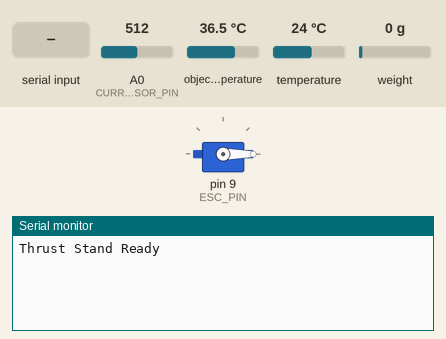
This sketch was run on a simulated Arduino Mega 2560, built with avr-gcc and run on an emulated ATmega2560. Parts: servo, the last lines printed to the serial monitor. Inputs (shaded band) come from the test bench; at power-on: A0 (CURRENT_SENSOR_PIN) = 512, object temperature 36.5 °C, temperature 24 °C, weight on the scale 0 g.

Above: at 2.3 s.
2.4 s: "t\n" received over Serial
6.6 s: "0\n" received over Serial
At 11.3 s:
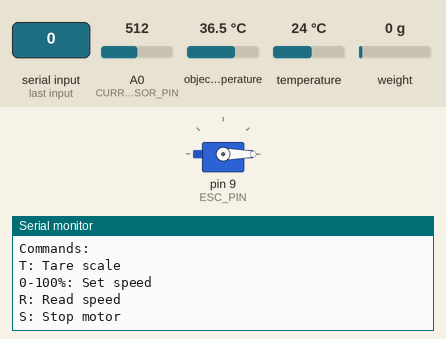
11.6 s: "R\n" received over Serial
At 14.8 s:
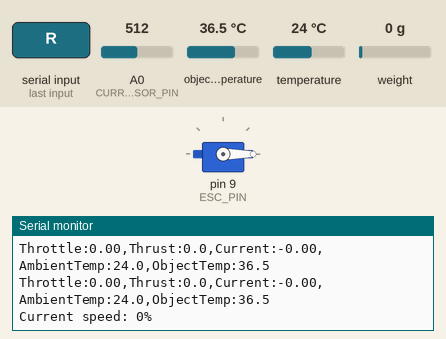

Measured:
- after the input at 6.6 s, the serial monitor: prints a new line after 3.5 s (image 1)
- after the input at 11.6 s, the serial monitor: prints a new line after 2.6 s (image 2)

The sketch:

tb.ino
```cpp
#include <Servo.h>
#include "HX711.h"
#include <Wire.h>
#include <Adafruit_MLX90614.h>

// Pin Configurations
const int ESC_PIN = 9;           // PWM pin for ESC control
const int LOADCELL_DOUT_PIN = 26;
const int LOADCELL_SCK_PIN = 24;
const int CURRENT_SENSOR_PIN = A0;

unsigned long lastDataSendTime = 0;
const unsigned long DATA_SEND_INTERVAL = 1000; // 1 second

// Motor Control Parameters
Servo esc;
const int PWM_MIN = 1050;
const int PWM_MAX = 1950;
int currentSpeed = 0;
int targetSpeed = 0;

// Speed Ramping Configuration
const int SPEED_INCREMENT = 5;
const unsigned long RAMP_DELAY = 75;
unsigned long lastRampTime = 0;

// Sensor Configurations
HX711 scale;
Adafruit_MLX90614 mlx = Adafruit_MLX90614();

// Current Sensor Parameters
const float VOLTAGE_REFERENCE = 5.0;
const float CURRENT_SENSITIVITY = 0.065;
float currentOffset = 0.0;

// String for Serial Command
String inputString = "";
bool stringComplete = false;

void setup() {
  Serial.begin(57600);

  // ESC Setup
  esc.attach(ESC_PIN, PWM_MIN, PWM_MAX);
  esc.writeMicroseconds(PWM_MIN);
  // delay(5000);  // ESC initialization delay

  // Load Cell Setup
  scale.begin(LOADCELL_DOUT_PIN, LOADCELL_SCK_PIN);
  scale.set_scale(74);  // Calibration factor
  scale.tare();

  // Current Sensor Setup
  pinMode(CURRENT_SENSOR_PIN, INPUT);

  // Temperature Sensor Setup
  if (!mlx.begin()) {
    Serial.println("MLX sensor error. Check wiring.");
    while(1);
  }

  // Calibrate Current Sensor
  currentOffset = measureCurrentOffset();

  Serial.println("Thrust Stand Ready");
}

float measureCurrentOffset() {
  long sum = 0;
  for (int i = 0; i < 1000; i++) {
    sum += analogRead(CURRENT_SENSOR_PIN);
    // delay(1);
  }
  float avgReading = sum / 1000.0;
  return (avgReading / 1023.0 * VOLTAGE_REFERENCE) - (VOLTAGE_REFERENCE / 2);
}

float readCurrent() {
  long sum = 0;
  for (int i = 0; i < 10; i++) {
    sum += analogRead(CURRENT_SENSOR_PIN);
    // delay(1);
  }

  float voltage = (sum / 10.0 / 1023.0) * VOLTAGE_REFERENCE;
  float current = (voltage - (VOLTAGE_REFERENCE / 2) - currentOffset) / CURRENT_SENSITIVITY;

  return abs(current) < 0.1 ? 0.0 : current;
}

void loop() {
  unsigned long currentTime = millis();

  // Periodic Data Collection
  if (currentTime - lastDataSendTime >= DATA_SEND_INTERVAL) {
    float thrust = scale.get_units(20);
    float current = readCurrent() - currentOffset;
    float ambientTemp = mlx.readAmbientTempC();
    float objectTemp = mlx.readObjectTempC();
    float throttle = calculateThrottle(esc.readMicroseconds());

    // Serial Output
    Serial.print("Throttle:");
    Serial.print(throttle, 2);
    Serial.print(",Thrust:");
    Serial.print(thrust, 1);
    Serial.print(",Current:");
    Serial.print(current, 2);
    Serial.print(",AmbientTemp:");
    Serial.print(ambientTemp, 1);
    Serial.print(",ObjectTemp:");
    Serial.print(objectTemp, 1);
    Serial.println();
    lastDataSendTime = currentTime;
  }

  // Handle Serial Commands
  if (stringComplete) {
    processCommand(inputString);
    inputString = "";
    stringComplete = false;
  }

  // Speed Ramping
  if (currentSpeed != targetSpeed && millis() - lastRampTime >= RAMP_DELAY) {
    adjustMotorSpeed();
  }
}

void adjustMotorSpeed() {
  if (currentSpeed > targetSpeed) {
    currentSpeed = max(currentSpeed - SPEED_INCREMENT, targetSpeed);
  } else {
    currentSpeed = min(currentSpeed + SPEED_INCREMENT, targetSpeed);
  }
  setMotorSpeed(currentSpeed);
  lastRampTime = millis();

  if (currentSpeed == 0 && targetSpeed == 0) {
    Serial.println("Motor Stopped");
  }
}

float calculateThrottle(int pwmValue) {
  return map(pwmValue, PWM_MIN, PWM_MAX, 0, 100);
}

void setMotorSpeed(int speed) {
  speed = constrain(speed, 0, 100);
  int pwmValue = map(speed, 0, 100, PWM_MIN, PWM_MAX);
  esc.writeMicroseconds(pwmValue);
}

void processCommand(String command) {
  command.trim();

  if (command.endsWith("%")) {
    command.remove(command.length() - 1);
    int percentage = command.toInt();

    if (percentage >= 0 && percentage <= 100) {
      targetSpeed = percentage;
      Serial.print("Target speed: ");
      Serial.print(targetSpeed);
      Serial.println("%");
    } else {
      Serial.println("Invalid speed. Use 0-100%");
    }
  } else if (command.length() == 1) {
    char cmd = command.charAt(0);
    switch (cmd) {
      case 'R':
      case 'r':
        Serial.print("Current speed: ");
        Serial.print(currentSpeed);
        Serial.println("%");
        break;
      case 'S':
      case 's':
        stopMotor();
        break;
      case 'T':
      case 't':
        performTare();
        break;
      default:
        printHelp();
    }
  }
}

void stopMotor() {
  targetSpeed = 0;
  Serial.println("Stopping motor");
}

void performTare() {
  if (currentSpeed > 0) {
    Serial.println("Stop motor before taring");
    return;
  }

  scale.tare();
  Serial.println("Scale zeroed");
}

void printHelp() {
  Serial.println("Commands:");
  Serial.println("T: Tare scale");
  Serial.println("0-100%: Set speed");
  Serial.println("R: Read speed");
  Serial.println("S: Stop motor");
}

void serialEvent() {
  while (Serial.available()) {
    char inChar = (char)Serial.read();
    inputString += inChar;
    if (inChar == '\n') {
      stringComplete = true;
    }
  }
}
```
